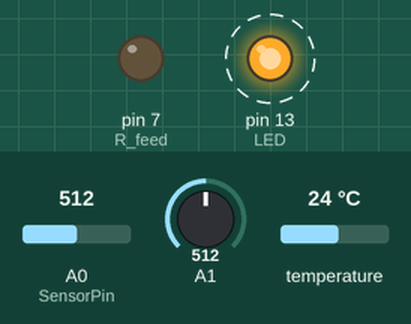
Simulated run of this sketch. Board: Arduino Uno, built with avr-gcc and run on an emulated ATmega328P. On the bench: output pins drawn as LEDs (lit = HIGH). Dashed ring = blinking. Inputs (shaded band) come from the test bench; at power-on: A0 (SensorPin) = 512, A1 = 512, temperature 24 °C. The local clock reads 2024-03-15 10:24:30 at power-on unless the sketch sets it; what the sketch prints to the serial monitor is not drawn.

Above: at 0.6 s.
Timing chart, 0 to 5.3 s (numbered marks = the images above):
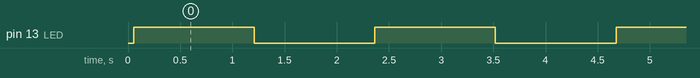

Measured:
- by itself, pin 13 (LED): alternates HIGH for 1.2 s and LOW for 1.2 s

The sketch:

CP_COP_final_bluetooth.ino
```cpp
#include "DS3231.h"
#include "Wire.h"
#include <OneWire.h>
#include <DallasTemperature.h>

#include <SoftwareSerial.h> //블루투스 통신을 위한 선언.

#define ONE_WIRE_BUS 4

DS3231 Clock;
//1-wire 디바이스와 통신하기 위한 준비
OneWire oneWire(ONE_WIRE_BUS);

// oneWire선언한 것을 sensors 선언시 참조함.
DallasTemperature sensors(&oneWire);

//다비아스 주소를 저장할 배열 선언
DeviceAddress insideThermometer;

byte DoW;
byte Hour;
byte Minute;
byte Second;
unsigned long feedtime;

bool Century=false;
bool h12;
bool PM;

#define SensorPin A0            //pH meter Analog output to Arduino Analog Input 0
#define Offset 0.00            //deviation compensate
#define LED 13
#define R_feed 7
#define samplingInterval 20
#define printInterval 800
#define ArrayLenth  40    //times of collection

int rxPin = 2;
int txPin = 3;
SoftwareSerial BTSerial(rxPin,txPin); //블루투스 시리얼 핀 설정.

int pHArray[ArrayLenth];   //Store the average value of the sensor feedback
int pHArrayIndex=0;
float pHValue,voltage;

float tempC_bluetooth; //블루투스 통신을 위해 지역변수로 선언되있는 tempC 값을 전역변수에 넣기 위한 선언.

int droptime = 0;
bool getDateflag = true;
bool GS_flag = false;
unsigned long it = 0;

void GetDateStuff() {
    // Call this if you notice something coming in on
    // the serial port. The stuff coming in should be in
    // the order YYMMDDwHHMMSS, with an 'x' at the end.
    char Char_tmp;
    unsigned long T1, T2, T3;
    char String_tmp[10];
    byte abc=0;

    if (Serial.available()) {
    if (Serial.read() == 'a') {
      it = 0;
      getDateflag = false;
    }
    }
    if (!getDateflag) {
      while (!GS_flag){
        if (Serial.available()) {
            Char_tmp = Serial.read();
            String_tmp[abc] = Char_tmp;
            abc += 1;
            if (Char_tmp == 't') {
                GS_flag = true;
                getDateflag = true;
            }
        }
      }
//      Serial.println(String_tmp);
      T1 = (byte)String_tmp[0] -48;
      T2 = (byte)String_tmp[1] -48;
      T3 = (byte)String_tmp[2] -48;
      feedtime = T1*100 + T2*10 + T3;
    }
}

void printTemperature(DeviceAddress deviceAddress)
{
  float  tempC = sensors.getTempC(deviceAddress);
  tempC_bluetooth = tempC; //전역변수에 온도값 대입.

  Serial.print("Temp C: ");
  Serial.print(tempC);
  Serial.print(" Temp F: ");

  Serial.println(DallasTemperature::toFahrenheit(tempC));
}

void printAddress(DeviceAddress deviceAddress)
{
  for (uint8_t i = 0; i < 8; i++)
  {
    if (deviceAddress[i] < 16) Serial.print("0");
        Serial.print(deviceAddress[i], HEX);
  }
}

void setup() {
    // Start the serial port
    Serial.begin(9600);

    BTSerial.begin(9600); // 블루투스 통신 시작.

    sensors.begin();

    // Start the I2C interface
    Wire.begin();

    pinMode(LED,OUTPUT);
    pinMode(R_feed,OUTPUT);
    Serial.println("pH meter experiment!"); //Test the serial monitor

  Serial.print(sensors.getDeviceCount(), DEC);

  if (sensors.isParasitePowerMode()) Serial.println("ON");
  else Serial.println("OFF");

  //버스에서 첫번째 장치의 주소를 가져온다.
  if (!sensors.getAddress(insideThermometer, 0)) Serial.println("Unable to find address for Device 0");

  printAddress(insideThermometer);

  //데이터시트에서 확인결과 9~12비트까지 설정 가능
  sensors.setResolution(insideThermometer, 10);

  Serial.print(sensors.getResolution(insideThermometer), DEC);

     Clock.setClockMode(false);  // set to 24h
        //setClockMode(true);   // set to 12h
        Clock.setHour(Hour);
        Clock.setMinute(Minute);
        Clock.setSecond(Second);
}

void loop() {
  static unsigned long samplingTime = millis();
  static unsigned long printTime = millis();
  int cds;
  int feed_L = 0;
  int Ht=0;
  int Mt=0;
  int St=0;
  int sum1=0;
  int sum2=0;
  int sum3=0;

  while(1){
    cds = analogRead(A1);
    Serial.print("cds Sensor : ");
    Serial.println(cds);

    if(cds>400)
    {
      Serial.println("LED ON");
    }
    pHArray[pHArrayIndex++]=analogRead(SensorPin);
   if(pHArrayIndex==ArrayLenth)pHArrayIndex=0;
   voltage = avergearray(pHArray, ArrayLenth)*5.0/1024;
   pHValue = 3.5*voltage+Offset;
   samplingTime=millis();

   Serial.print("Voltage:");
   Serial.print(voltage,2);
   Serial.print("    pH value: ");
   Serial.println(pHValue,2);
   digitalWrite(LED,digitalRead(LED)^1);
   printTime=millis();

  delay(925);

  droptime++;

  if(pHValue >= 8.0){
    if(droptime%5 == 0){  //용액 투여 후 pH 변화를 확인하는 여유 시간 5초를 두고 pH용액을 투여.
                          //여유시간이 없을 경우 변화를 감지하는 시간 부족으로 필요 이상의 용액을 투여할 수 있으므로
    Serial.println("Dropping pH- solution for 1sec");
    }
  }

  if(pHValue < 6.0){
    if(droptime%5 == 0){
    Serial.println("Dropping pH+ solution for 1sec");
    }
  }
  if(droptime>=10) droptime = 0;

  GetDateStuff();
  Hour = Clock.getHour(h12, PM);
  Minute = Clock.getMinute();
  Second = Clock.getSecond();
  Serial.print("Time-");
  Serial.print(Hour); //24-hr
            Serial.print(":");
            Serial.print(Minute);
            Serial.print(":");
            Serial.println(Second);

      if (GS_flag) {
        GS_flag = false;
        Ht = Hour;
        Mt = Minute;
        St = Second;
        it = 0;
      }
      if(St){
      if((Ht-Hour)>=0){
        sum1 = (Ht-Hour)*3600;
      } else {
        sum1 = (Hour-Ht)*3600;
      }
      if((Mt-Minute)>=0){
        sum2 = (Mt-Minute)*60;
      } else {
        sum2 = (Minute-Mt)*60;
      }
      if((St-Second)>=0){
        sum3 = (St-Second);
      } else {
        sum3 = (Second-St);
      }
      }
      it = sum1 + sum2 + sum3;
        if(feedtime){
        if(it >= feedtime){
          Serial.println("feeding fish");
          digitalWrite(R_feed, HIGH);
          it = 0;
          Ht = Hour;
          Mt = Minute;
          St = Second;
        }
        }
        if(digitalRead(R_feed) == HIGH)
        {
          feed_L++;
        }
        if(feed_L == 5){
          Serial.println("end");
          digitalWrite(R_feed, LOW);
          feed_L = 0;
          it = 0;
        }
        Serial.print(feed_L);
        Serial.print(":");
        Serial.print(it);
        Serial.print(":");
        Serial.println(feedtime);

  Serial.print("Requesting temperatures...");
  //sensors.requestTemperatures();   //연결되어 있는 전체 센서의 온도 값을 읽어옴
  sensors.requestTemperaturesByIndex(0); //첫번째 센서의 온도값 읽어옴
  Serial.println("DONE");

  //센서에서 읽어온 온도를 출력
  printTemperature(insideThermometer);
  }


  // 블루투스로 센서값 전송! //
  BTSerial.print(pHValue);
  BTSerial.print(tempC_bluetooth);
}

double avergearray(int* arr, int number)
{
  int i;
  int max,min;
  double avg;
  long amount=0;
  if(number<=0)
  {
    Serial.println("Error number for the array to avraging!/n");
    return 0;
  }
  if(number<5)
  {
    //less than 5, calculated directly statistics
    for(i=0;i<number;i++)
    {
      amount+=arr[i];
    }
    avg = amount/number;
    return avg;
  }
  else
  {
    if(arr[0]<arr[1])
    {
      min = arr[0];
      max=arr[1];
    }
    else
    {
      min=arr[1];
      max=arr[0];
    }
    for(i=2;i<number;i++)
    {
      if(arr[i]<min)
      {
        amount+=min;        //arr<min
        min=arr[i];
      }
      else
      {
        if(arr[i]>max)
        {
           amount+=max;    //arr>max
           max=arr[i];
        }
        else
        {
           amount+=arr[i]; //min<=arr<=max
        }
      }
    }
    avg = (double)amount/(number-2);
  }
  return avg;
}
```
